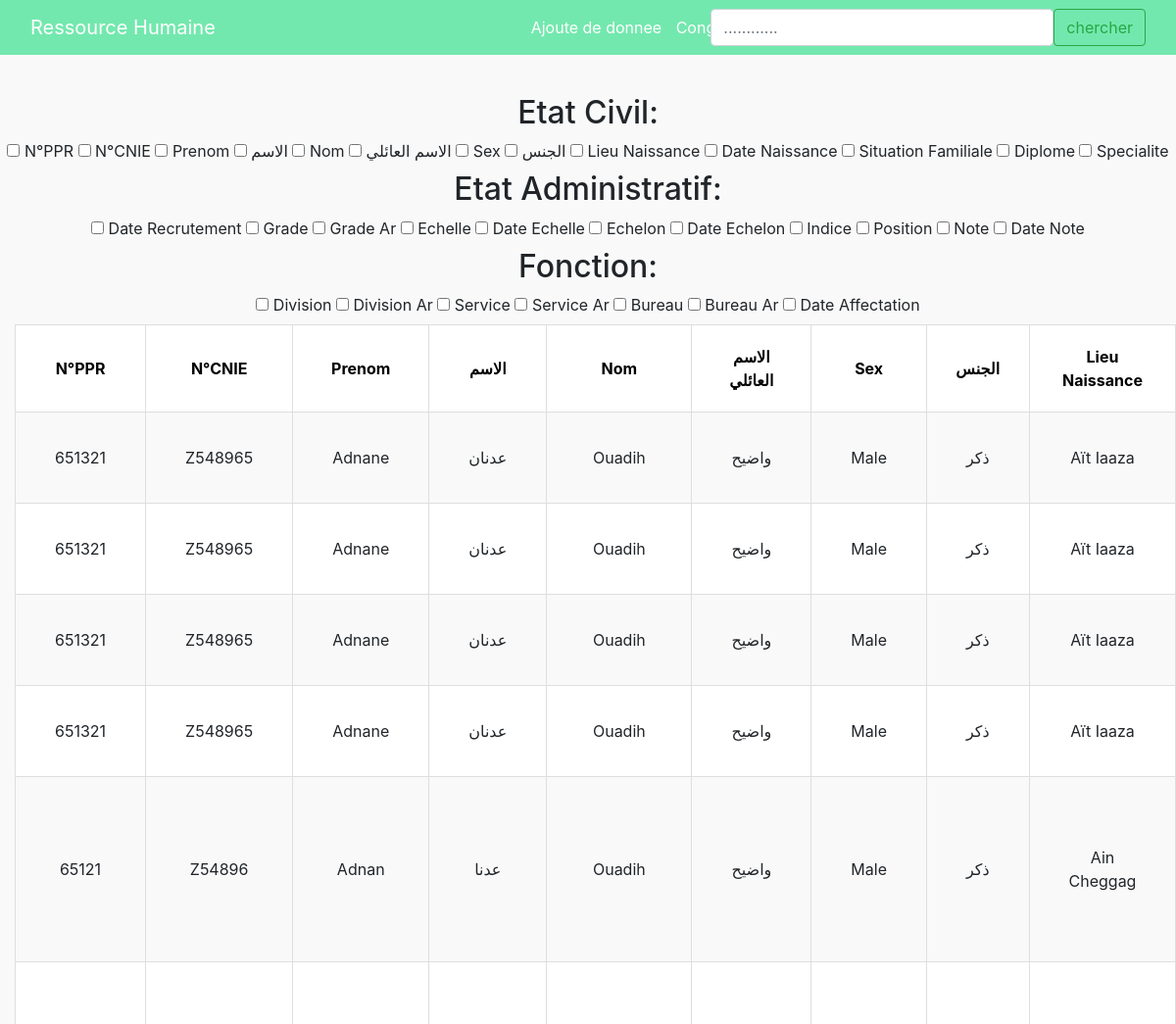
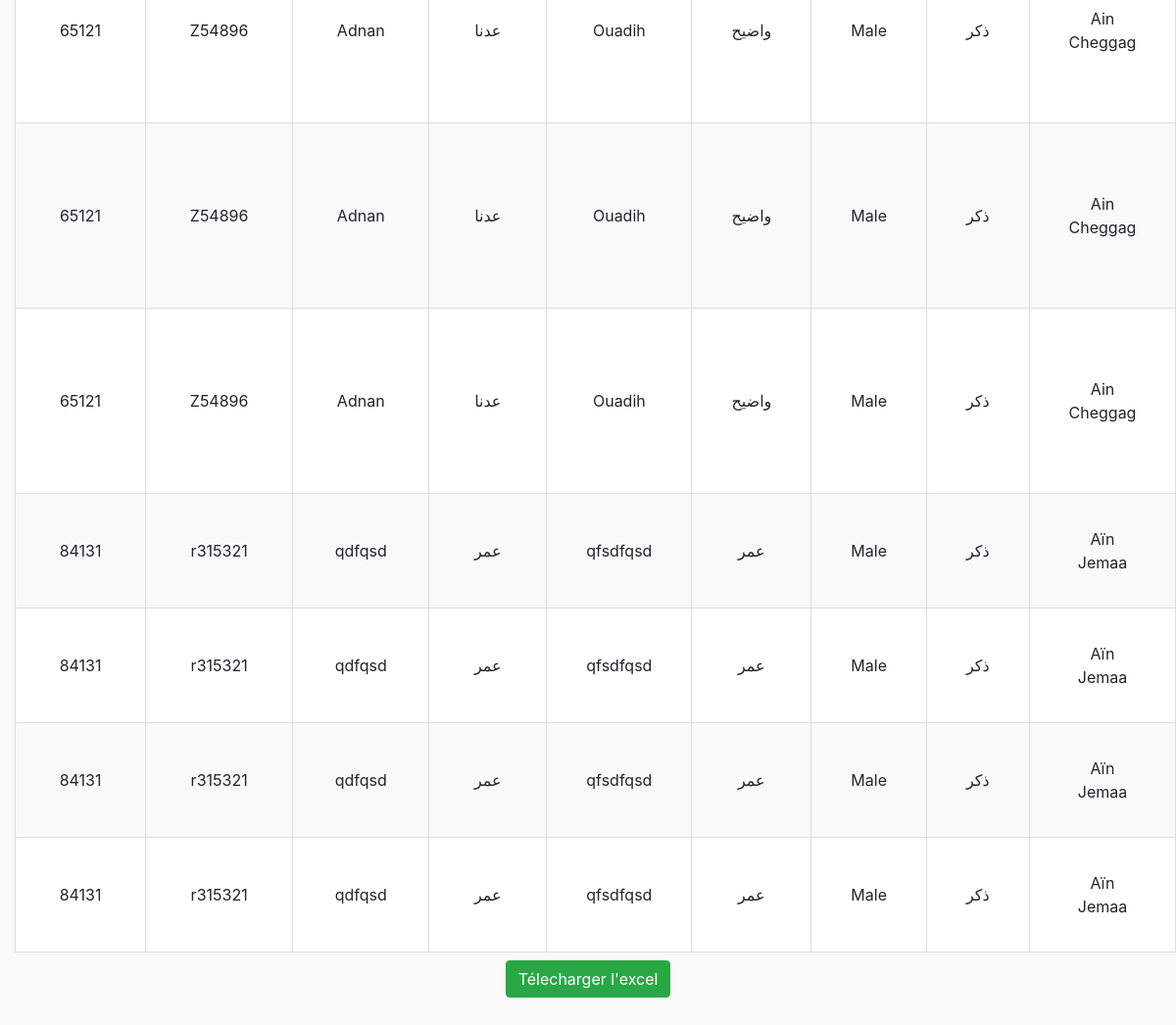
/searchpage.php, run on the app's committed database (2 pictures, top to bottom).
### tables this page shows
CREATE TABLE `etat_civil` (
  `CNIE` varchar(10) NOT NULL,
  `PPR` int(10) NOT NULL,
  `Prenom` varchar(20) NOT NULL,
  `Prenom_Ar` varchar(20) NOT NULL,
  `Nom` varchar(20) NOT NULL,
  `Nom_Ar` varchar(20) NOT NULL,
  `Sex` varchar(10) NOT NULL,
  `Sexe_Ar` varchar(10) NOT NULL,
  `Lieu_Nai` varchar(30) NOT NULL,
  `Date_Nai` date NOT NULL,
  `Situation_Fam` varchar(20) NOT NULL,
  `Diplome` varchar(100) NOT NULL,
  `Specialite` varchar(100) NOT NULL,
  `Nbr_jrs_cong` int(20) DEFAULT NULL
);

CREATE TABLE `fonction` (
  `Division` varchar(100) NOT NULL,
  `Division_Ar` varchar(100) NOT NULL,
  `Service` varchar(100) NOT NULL,
  `Service_Ar` varchar(100) NOT NULL,
  `Bureau` varchar(100) NOT NULL,
  `Bureau_Ar` varchar(100) NOT NULL,
  `Date_affect` varchar(100) NOT NULL,
  `PPR` int(10) NOT NULL
);

### searchpage.php (the view, shortened to what this page needs)
<!DOCTYPE html>
<html lang="en">
<head>
  <link rel="stylesheet" href="searchpage.css" />
</head>
<body>
  <nav class="navbar navbar-expand-lg bg-primary" data-bs-theme="dark">
    <div class="container-fluid">
      <div class="navbar-collapse" id="navbarTogglerDemo01">
        <a class="navbar-brand">Ressource Humaine</a>
        <div style="margin-right: -330px;">
      <a href="info.php" class="navbar-brand1"> <i></i>Ajoute de donnee</a>
      <a href="conge.php" class="navbar-brand1"> <i></i>Conge</a>
      </div>
        <div class="d-flex" role="search">
          <input class="form-control me-2" id="search" type="search" placeholder="............" aria-label="Search" />
          <button class="btn btn-outline-success" id="btsearch" type="submit">
            chercher
          </button>
        </div>
      </div>
    </div>
  </nav>
  <section class="content-info hidd">
    <div class="notselect">
      <h2>Etat Civil:</h2>
      <label>
        <input type="checkbox" value="N°PPR" class="headerCheckbox" align="text-center" />
        N°PPR
      </label>
      <label>
        <input type="checkbox" value="N°CNIE" class="headerCheckbox" />
        N°CNIE
      </label>
      <label>
        <input type="checkbox" value="Prenom" class="headerCheckbox" />
        Prenom
      </label>
      <label>
        <input type="checkbox" value="الاسم" class="headerCheckbox" />
        الاسم
      </label>
      <label>
        <input type="checkbox" value="Nom" class="headerCheckbox" />
        Nom
      </label>
      <label>
        <input type="checkbox" value="الاسم العائلي" class="headerCheckbox" />
        الاسم العائلي
      </label>
      <label>
        <input type="checkbox" value="Sex" class="headerCheckbox" />
        Sex
      </label>
      <label>
        <input type="checkbox" value="الجنس" class="headerCheckbox" />
        الجنس
      </label>
      <label>
        <input type="checkbox" value="Lieu Naissance" class="headerCheckbox" />
        Lieu Naissance
      </label>
      <label>
        <input type="checkbox" value="Date Naissance" class="headerCheckbox" />
        Date Naissance
      </label>
      <label>
        <input type="checkbox" value="Situation Familiale" class="headerCheckbox" />
        Situation Familiale
      </label>
      <label>
        <input type="checkbox" value="Diplome" class="headerCheckbox" />
        Diplome
      </label>
      <label>
        <input type="checkbox" value="Specialite" class="headerCheckbox" />
        Specialite
      </label>
    </div>
    <div class="notselect">
      <h2>Etat Administratif:</h2>
      <label>
        <input type="checkbox" value="Date Recrutement" class="headerCheckbox" />
        Date Recrutement
      </label>
      <label>
        <input type="checkbox" value="Grade" class="headerCheckbox" />
        Grade
      </label>
      <label>
        <input type="checkbox" value="Grade Ar" class="headerCheckbox" />
        Grade Ar
      </label>
      <label>
        <input type="checkbox" value="Echelle" class="headerCheckbox" />
        Echelle
      </label>
      <label>
        <input type="checkbox" value="Date Echelle" class="headerCheckbox" />
        Date Echelle
      </label>
      <label>
        <input type="checkbox" value="Echelon" class="headerCheckbox" />
        Echelon
      </label>
      <label>
        <input type="checkbox" value="Date Echelon" class="headerCheckbox" />
        Date Echelon
      </label>
      <label>
        <input type="checkbox" value="Indice" class="headerCheckbox" />
        Indice
      </label>
      <label>
        <input type="checkbox" value="Position" class="headerCheckbox" />
        Position
      </label>
      <label>
        <input type="checkbox" value="Note" class="headerCheckbox" />
        Note
      </label>
      <label>
        <input type="checkbox" value="Date Note" class="headerCheckbox" />
        Date Note
      </label>
    </div>
    <div class="notselect">
      <h2>Fonction:</h2>
      <label>
        <input type="checkbox" value="Division" class="headerCheckbox" />
        Division
      </label>
      <label>
        <input type="checkbox" value="Division Ar" class="headerCheckbox" />
        Division Ar
      </label>
      <label>
        <input type="checkbox" value="Service" class="headerCheckbox" />
        Service
      </label>
      <label>
        <input type="checkbox" value="Service Ar" class="headerCheckbox" />
        Service Ar
      </label>
      <label>
        <input type="checkbox" value="Bureau" class="headerCheckbox" />
        Bureau
      </label>
      <label>
        <input type="checkbox" value="Bureau Ar" class="headerCheckbox" />
        Bureau Ar
      </label>
      <label>
        <input type="checkbox" value="Date Affectation" class="headerCheckbox" />
        Date Affectation
      </label>
    </div>
    <div>
      <div class="col-lg-12">
        <table id="data" class="table-striped table-responsive table-hover result-point ">
          <thead class="point-table-head">
            <tr>
              <th>N°PPR</th>
              <th>N°CNIE</th>
              <th>Prenom</th>
              <th>الاسم</th>
              <th>Nom</th>
              <th>الاسم العائلي</th>
              <th>Sex</th>
              <th>الجنس</th>
              <th>Lieu Naissance</th>
            </tr>
          </thead>
          <tbody class="text-center">
      <?php
       try {
          require_once 'bachend/database_connect.inc.php';
      $sql1 = " SELECT `etat_civil`.*, `etat_admin`.*, `fonction`.*
    FROM `etat_civil`
    INNER JOIN `etat_admin` ON `etat_civil`.PPR = `etat_admin`.PPR
    INNER JOIN `fonction` ON `etat_civil`.PPR = `fonction`.PPR
      ";
      $stmt1 = $cnx->query($sql1);
      $stmt1->execute();
      $result1 = $stmt1->fetchAll(PDO::FETCH_ASSOC);
      foreach ($result1 as $row) {
              echo "<tr>";
              echo "<td>" . $row["PPR"] . "</td>";
              echo "<td>" . $row["CNIE"] . "</td>";
              echo "<td>" . $row["Prenom"] . "</td>";
              echo "<td>" . $row["Prenom_Ar"] . "</td>";
              echo "<td>" . $row["Nom"] . "</td>";
              echo "<td>" . $row["Nom_Ar"] . "</td>";
              echo "<td>" . $row["Sex"] . "</td>";
              echo "<td>" . $row["Sexe_Ar"] . "</td>";
              echo "<td>" . $row["Lieu_Nai"] . "</td>";
              echo "</tr>";
          }
        }
        catch(PDOException $e) {
          echo "Error: " . $e->getMessage();
      }
      ?>
    </tbody>
        </table>
      </div>
    </div>
    <div>
      <button id="downbutton" class="btn btn-success mt-2">
        Télecharger l'excel
      </button>
    </div>
  </section>
</body>
</html>

### data on the page
etat_civil: fonction.PPR "651321", CNIE "Z548965", Prenom "Adnane", Prenom_Ar "عدنان", Nom "Ouadih", Nom_Ar "واضيح", Sex "Male", Sexe_Ar "ذكر", Lieu_Nai "Aït Iaaza"
etat_civil: fonction.PPR "65121", CNIE "Z54896", Prenom "Adnan", Prenom_Ar "عدنا", Nom "Ouadih", Nom_Ar "واضيح", Sex "Male", Sexe_Ar "ذكر", Lieu_Nai "Ain Cheggag"
etat_civil: fonction.PPR "84131", CNIE "r315321", Prenom "qdfqsd", Prenom_Ar "عمر", Nom "qfsdfqsd", Nom_Ar "عمر", Sex "Male", Sexe_Ar "ذكر", Lieu_Nai "Aïn Jemaa"
